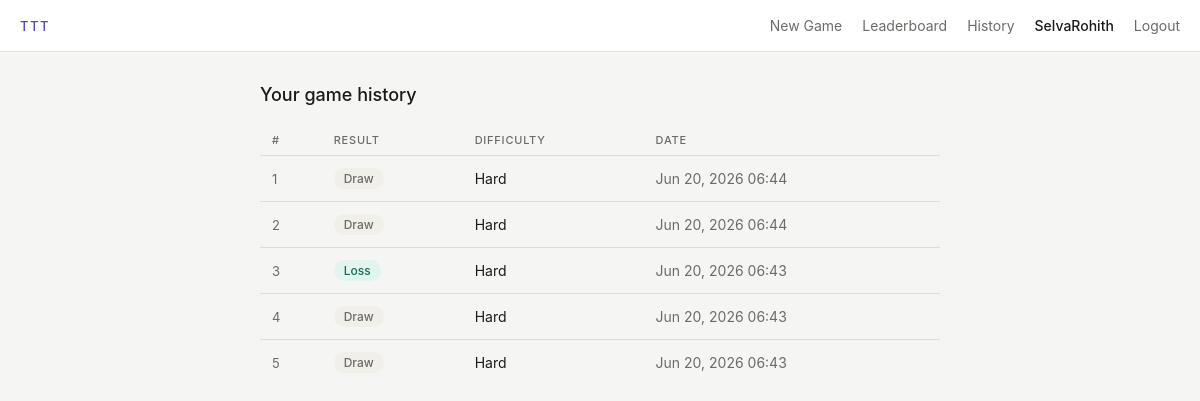
Page /history/ (signed in) on the committed database.
### game/models.py (models this page shows, shortened)
class GameSession(models.Model):
    RESULT_CHOICES = [
        ('player_win', 'Player Win'),
        ('ai_win', 'AI Win'),
        ('draw', 'Draw'),
        ('in_progress', 'In Progress'),
    ]
    DIFFICULTY_CHOICES = [
        ('easy', 'Easy'),
        ('hard', 'Hard'),
    ]
    player = models.ForeignKey(User, on_delete=models.CASCADE, related_name='games')
    board = models.CharField(max_length=9, default='---------')  # 9 chars: X, O, or -
    current_turn = models.CharField(max_length=1, default='X')   # X = player, O = AI
    result = models.CharField(max_length=20, choices=RESULT_CHOICES, default='in_progress')
    difficulty = models.CharField(max_length=10, choices=DIFFICULTY_CHOICES, default='hard')
    created_at = models.DateTimeField(auto_now_add=True)
    updated_at = models.DateTimeField(auto_now=True)
    class Meta:
        ordering = ['-created_at']

### game/views.py (the view)
# urls.py: path('history/', views.history, name='history'),
@login_required
def history(request):
    games = GameSession.objects.filter(
        player=request.user
    ).exclude(result='in_progress').order_by('-created_at')[:30]
    return render(request, 'game/history.html', {'games': games})

### game/templates/game/history.html (shortened to what this page needs)
{% extends "game/base.html" %}
{% block content %}
<div class="page-wrap">
  <h2 class="page-title">Your game history</h2>
  <table class="data-table">
    <thead>
      <tr>
        <th>#</th>
        <th>Result</th>
        <th>Difficulty</th>
        <th>Date</th>
      </tr>
    </thead>
    <tbody>
      {% for game in games %}
        <tr>
          <td class="rank">{{ forloop.counter }}</td>
          <td>
            {% if game.result == 'player_win' %}
              <span class="badge badge-win">Win</span>
            {% elif game.result == 'ai_win' %}
              <span class="badge badge-loss">Loss</span>
            {% else %}
              <span class="badge badge-draw">Draw</span>
            {% endif %}
          </td>
          <td>{{ game.get_difficulty_display }}</td>
          <td class="muted">{{ game.created_at|date:"M d, Y H:i" }}</td>
        </tr>
      {% empty %}
        <tr><td colspan="4" class="empty-row">No completed games yet. <a href="/">Play now</a></td></tr>
      {% endfor %}
    </tbody>
  </table>
</div>
{% endblock %}

### game/templates/game/base.html (shortened to what this page needs)
<!DOCTYPE html>
<html lang="en">
<head>
  <link rel="stylesheet" href="/static/css/style.css" />
</head>
<body>
  <nav class="navbar">
    <span class="nav-brand">TTT</span>
    {% if user.is_authenticated %}
      <div class="nav-links">
        <a href="/">New Game</a>
        <a href="/leaderboard/">Leaderboard</a>
        <a href="/history/">History</a>
        <span class="nav-user">{{ user.username }}</span>
        <form method="post" action="/logout/" style="display:inline">
          <button type="submit" class="btn-link">Logout</button>
        </form>
      </div>
    {% endif %}
  </nav>
  <main class="page-main">
    {% block content %}{% endblock %}
  </main>
</body>
</html>

### static/css/style.css (style rules this page uses)
*, *::before, *::after { box-sizing: border-box; margin: 0; padding: 0; }
:root { --x-color: #534AB7; --x-bg: #EEEDFE; --x-border: #AFA9EC; --o-color: #0F6E56; --o-bg: #E1F5EE; --o-border: #5DCAA5; --bg: #f5f5f3; --surface: #ffffff; --surface-2: #f0efe9; --border: rgba(0,0,0,0.1); --border-hover: rgba(0,0,0,0.2); --text: #1a1a18; --text-muted: #6b6b67; --radius-md: 8px; --radius-lg: 14px; --nav-h: 52px; }
body { background: var(--bg); font-family: -apple-system, BlinkMacSystemFont, "Segoe UI", Helvetica, Arial, sans-serif; color: var(--text); min-height: 100dvh; }
a { color: var(--x-color); text-decoration: none; }
.navbar { height: var(--nav-h); display: flex; align-items: center; justify-content: space-between; padding: 0 1.25rem; border-bottom: 0.5px solid var(--border); background: var(--surface); }
.nav-brand { font-size: 13px; font-weight: 500; letter-spacing: 0.12em; text-transform: uppercase; color: var(--x-color); }
.nav-links { display: flex; align-items: center; gap: 1.25rem; font-size: 14px; color: var(--text-muted); }
.nav-links a { color: var(--text-muted); }
.nav-user { font-weight: 500; color: var(--text); }
.btn-link { background: none; border: none; font: inherit; font-size: 14px; color: var(--text-muted); cursor: pointer; padding: 0; }
.page-main { display: flex; justify-content: center; padding: 2rem 1rem; }
.page-wrap { width: 100%; max-width: 680px; }
.page-title { font-size: 18px; font-weight: 500; margin-bottom: 1.25rem; }
.data-table { width: 100%; border-collapse: collapse; font-size: 14px; }
.data-table th { text-align: left; font-size: 11px; font-weight: 500; letter-spacing: 0.07em; text-transform: uppercase; color: var(--text-muted); padding: 8px 12px; border-bottom: 0.5px solid var(--border); }
.data-table td { padding: 12px 12px; border-bottom: 0.5px solid var(--border); vertical-align: middle; }
.data-table tr:last-child td { border-bottom: none; }
.rank { color: var(--text-muted); font-size: 13px; }
.muted { color: var(--text-muted); }
.badge { display: inline-block; padding: 3px 10px; border-radius: 999px; font-size: 12px; font-weight: 500; }
.badge-loss { background: var(--o-bg); color: var(--o-color); }
.badge-draw { background: var(--surface-2); color: var(--text-muted); }

### rows in the picture
GameSession: result "Draw", difficulty "Hard", created_at "Jun 20, 2026 06:44"
GameSession: result "Draw", difficulty "Hard", created_at "Jun 20, 2026 06:44"
GameSession: result "Loss", difficulty "Hard", created_at "Jun 20, 2026 06:43"
GameSession: result "Draw", difficulty "Hard", created_at "Jun 20, 2026 06:43"
GameSession: result "Draw", difficulty "Hard", created_at "Jun 20, 2026 06:43"

### other values in the picture
{{ user.username }} "SelvaRohith"
